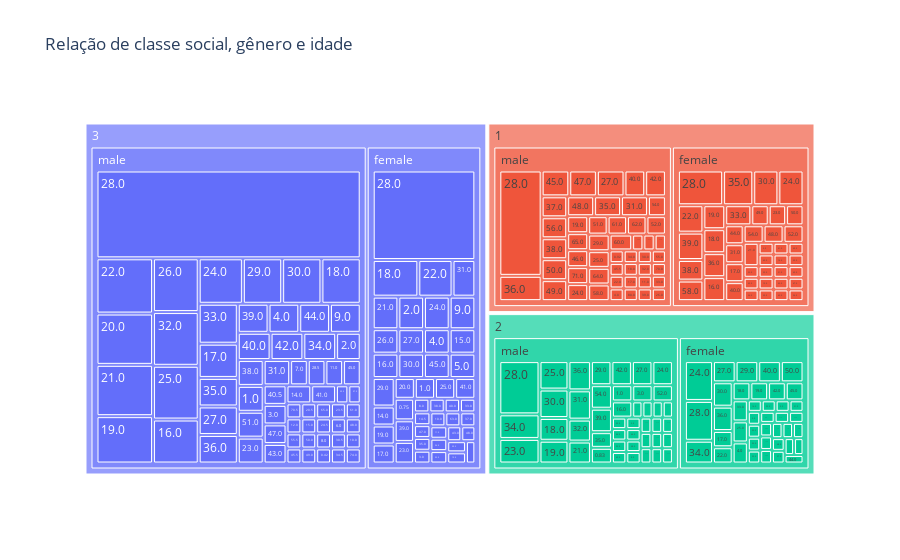

Notebook code cell kept with this figure:
### Code cell
grafico_genero_idade = px.treemap(dataset, path=['Pclass', 'Sex','Age'], title='Relação de classe social, gênero e idade') # vendo qual a idade predominante em cada classe e genero
grafico_genero_idade.show()

### Figure 1 — Plotly figure (JSON) as saved in the notebook; plotly's stock layout.template omitted (floating-point values rounded to 4 significant figures; data arrays with more than 128 entries replaced by an {"elided": "..."} marker saying what was removed)
{"data": [{"branchvalues": "total", "domain": {"x": [0, 1], "y": [0, 1]}, "hovertemplate": "labels=%{label}<br>count=%{value}<br>parent=%{parent}<br>id=%{id}<extra></extra>", "ids": {"elided": "293 str values"}, "labels": {"elided": "293 str values"}, "name": "", "parents": {"elided": "293 str values"}, "type": "treemap", "values": {"elided": "293 int values"}}], "layout": {"legend": {"tracegroupgap": 0}, "title": {"text": "Relação de classe social, gênero e idade"}}}
